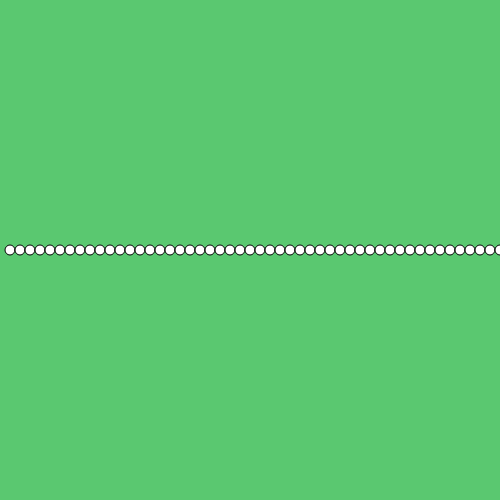
Frame 1 (no input)
Frame 60 (no input): identical to frame 1, image omitted
Frame 120 (the mouse pressed at the canvas centre since frame 60): identical to frame 1, image omitted

The p5.js sketch that drew this single still picture (run headless with seeded random() and noise() and a simulated clock; from frame 60 on, the mouse is pressed at the canvas centre):

// p5.js sketch
// ── sketch.js
var circleX=0

function setup(){
  createCanvas(500,500);

}

function draw(){
  background(90,200,112);

  fill(255,255,255);

circleX=0;

while(circleX<width){
  circleX=circleX+10;

  ellipse(circleX,height/2,10,10);
}


}
